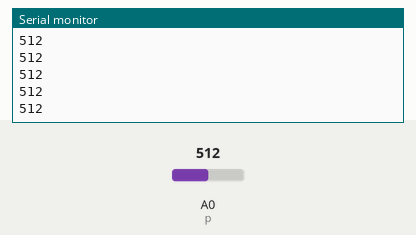
Recording of a sketch running on a simulated Arduino Uno, built with avr-gcc and run on an emulated ATmega328P. Parts: the last lines printed to the serial monitor. Inputs (shaded band) come from the test bench; at power-on: A0 (p) = 512.

Above: at 1.2 s.
1.3 s: A0 (p) set to 716
At 1.31 s:
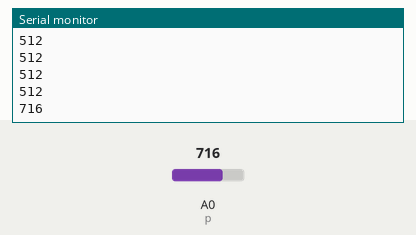
2.8 s: A0 (p) set to 900
At 2.81 s:
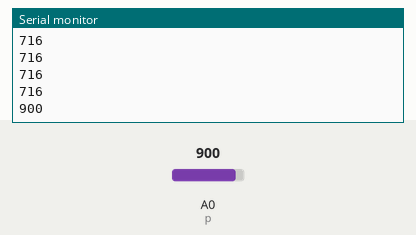
Timing chart, 0 to 5.8 s (numbered marks = the images above; inputs shaded):
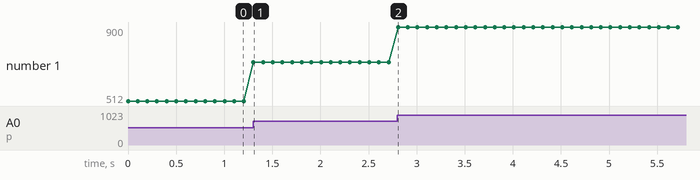

The sketch:

_2016_11_2.ino
```cpp
const int p=0;
int o=0;
void setup() {
  // put your setup code here, to run once:
Serial.begin(9600);
}

void loop() {
  // put your main code here, to run repeatedly:
  o=analogRead(p);
  Serial.println(o);
  delay(100);
}
```

Measured:
- after the input at 1.3 s, the serial monitor: prints a new line at once (image 1)
- after the input at 2.8 s, the serial monitor: prints a new line at once (image 2)
- plotted number 1: 512 → 716 after the input at 1.3 s, 716 → 900 after the input at 2.8 s
